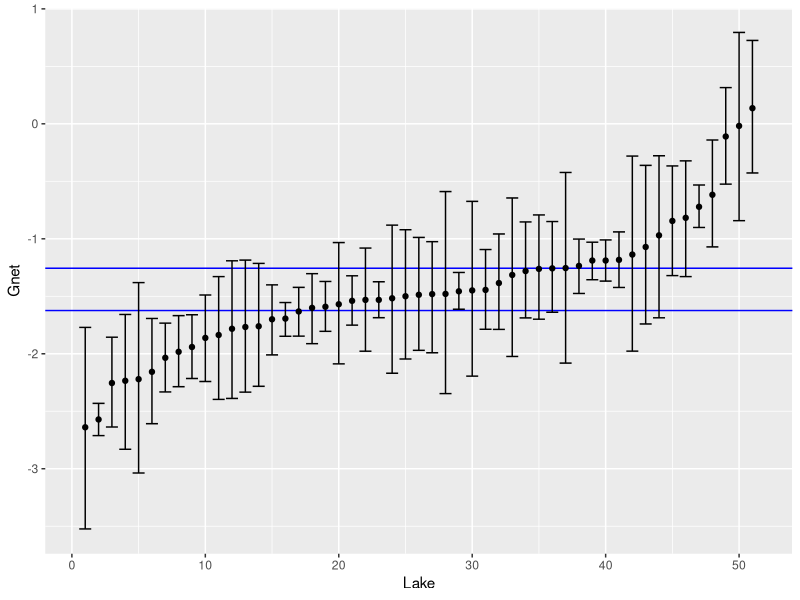
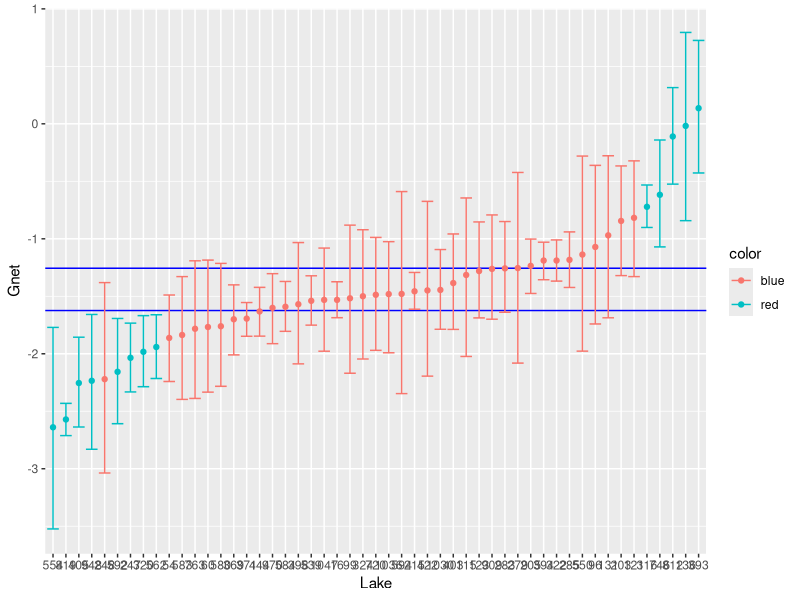

Source code (R) for these figures, in order:
library(tidyverse)
library(cowplot)
####Original Data
dt = read_csv("GW_Models/lake_climate_20180414_openWaterSeason.csv")
dat <- dt %>% dplyr::select(WiscID,Date1,DeltaDate,Stage1_mm,Stage2_mm,DeltaWaterLevel_mm,
                            Precip_mm,Evap_mm) %>% drop_na() %>% arrange(WiscID,Date1) %>% 
  mutate(PE_mmd = (Precip_mm+Evap_mm)/DeltaDate) %>% 
  mutate(deltaS_mmd=DeltaWaterLevel_mm/DeltaDate)
#Filter the data so that we have at least 5 obs for each lake
num.rec = table(dat$WiscID)
keep.rec = as.numeric(names((num.rec[which(num.rec>=10)])))
dat = dat[which(dat$WiscID %in% keep.rec),]
length(unique(dat$WiscID))

####Look at the data
str(dat)
summary(dat)

# Reassign a WiscID to all lakes
# This is not the WiscID used in the big dataset!!!
# Because the jags methods requires a consecutive ID list starting from 1
allLakeList = unique(dat$WiscID)


BugsOut <- read_csv("GW_Models/BUGSutputSummary.csv")

### Slope plots
dat.slope <- as.data.frame(BugsOut[1:51,])
dat.slope$WiscID <- allLakeList
dat.slope$WiscID <- factor(dat.slope$WiscID,levels=dat.slope$WiscID[order(dat.slope$mean)])
dat.slope <- dat.slope %>% arrange(mean)
names(dat.slope)[c(4,8)] <- c("l2.5","l97.5")


ggplot(data = dat.slope,aes(x=1:51,y=mean)) + 
  geom_hline(yintercept = BugsOut[[103,4]],col="blue") + 
  geom_hline(yintercept = BugsOut[[103,8]],col="blue")+
  geom_point() +
  geom_errorbar(aes(ymin=l2.5,ymax=l97.5)) +
  labs(x="Lake",y="Gnet")

dat.slope$color = "blue"
dat.slope$color[c(1:4,6:9,47:51)] = "red"

ggplot(data = dat.slope,aes(x=WiscID,y=mean,color=color)) + 
  geom_hline(yintercept = BugsOut[[103,4]],col="blue") + 
  geom_hline(yintercept = BugsOut[[103,8]],col="blue")+
  geom_point() +
  geom_errorbar(aes(ymin=l2.5,ymax=l97.5)) +
  labs(x="Lake",y="Gnet")
